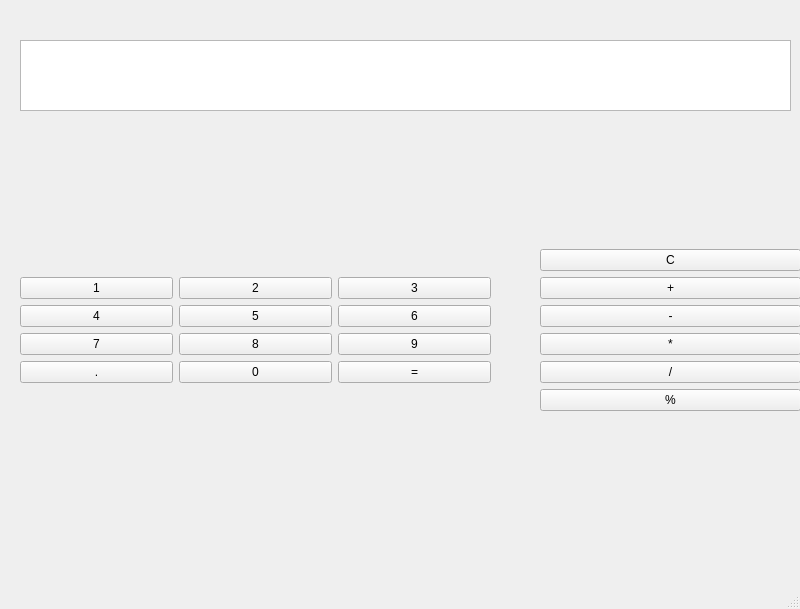
<?xml version="1.0" encoding="UTF-8"?>
<ui version="4.0">
 <class>MainWindow</class>
 <widget class="QMainWindow" name="MainWindow">
  <property name="geometry">
   <rect>
    <x>0</x>
    <y>0</y>
    <width>800</width>
    <height>609</height>
   </rect>
  </property>
  <property name="windowTitle">
   <string>MainWindow</string>
  </property>
  <widget class="QWidget" name="centralwidget">
   <widget class="QTextEdit" name="textEdit">
    <property name="geometry">
     <rect>
      <x>20</x>
      <y>40</y>
      <width>771</width>
      <height>71</height>
     </rect>
    </property>
   </widget>
   <widget class="QWidget" name="widget" native="true">
    <property name="geometry">
     <rect>
      <x>20</x>
      <y>130</y>
      <width>471</width>
      <height>401</height>
     </rect>
    </property>
    <layout class="QGridLayout" name="gridLayout_2">
     <item row="0" column="0">
      <layout class="QGridLayout" name="gridLayout">
       <item row="0" column="0">
        <widget class="QPushButton" name="pushButton">
         <property name="text">
          <string>1</string>
         </property>
        </widget>
       </item>
       <item row="2" column="0">
        <widget class="QPushButton" name="pushButton_7">
         <property name="text">
          <string>7</string>
         </property>
        </widget>
       </item>
       <item row="0" column="2">
        <widget class="QPushButton" name="pushButton_3">
         <property name="text">
          <string>3</string>
         </property>
        </widget>
       </item>
       <item row="2" column="2">
        <widget class="QPushButton" name="pushButton_9">
         <property name="text">
          <string>9</string>
         </property>
        </widget>
       </item>
       <item row="1" column="1">
        <widget class="QPushButton" name="pushButton_5">
         <property name="text">
          <string>5</string>
         </property>
        </widget>
       </item>
       <item row="1" column="0">
        <widget class="QPushButton" name="pushButton_4">
         <property name="text">
          <string>4</string>
         </property>
        </widget>
       </item>
       <item row="2" column="1">
        <widget class="QPushButton" name="pushButton_8">
         <property name="text">
          <string>8</string>
         </property>
        </widget>
       </item>
       <item row="1" column="2">
        <widget class="QPushButton" name="pushButton_6">
         <property name="text">
          <string>6</string>
         </property>
        </widget>
       </item>
       <item row="0" column="1">
        <widget class="QPushButton" name="pushButton_2">
         <property name="text">
          <string>2</string>
         </property>
        </widget>
       </item>
       <item row="3" column="0">
        <widget class="QPushButton" name="pushButton_10">
         <property name="text">
          <string>.</string>
         </property>
        </widget>
       </item>
       <item row="3" column="1">
        <widget class="QPushButton" name="pushButton_0">
         <property name="text">
          <string>0</string>
         </property>
        </widget>
       </item>
       <item row="3" column="2">
        <widget class="QPushButton" name="pushButton_12">
         <property name="text">
          <string>=</string>
         </property>
        </widget>
       </item>
      </layout>
     </item>
    </layout>
   </widget>
   <widget class="QWidget" name="widget_2" native="true">
    <property name="geometry">
     <rect>
      <x>540</x>
      <y>130</y>
      <width>261</width>
      <height>401</height>
     </rect>
    </property>
    <layout class="QGridLayout" name="gridLayout_3">
     <item row="0" column="0">
      <layout class="QVBoxLayout" name="verticalLayout">
       <property name="leftMargin">
        <number>0</number>
       </property>
       <item>
        <widget class="QPushButton" name="pushButton_13">
         <property name="text">
          <string>C</string>
         </property>
        </widget>
       </item>
       <item>
        <widget class="QPushButton" name="pushButton_11">
         <property name="text">
          <string>+</string>
         </property>
        </widget>
       </item>
       <item>
        <widget class="QPushButton" name="pushButton_14">
         <property name="text">
          <string>-</string>
         </property>
        </widget>
       </item>
       <item>
        <widget class="QPushButton" name="pushButton_15">
         <property name="text">
          <string>*</string>
         </property>
        </widget>
       </item>
       <item>
        <widget class="QPushButton" name="pushButton_16">
         <property name="text">
          <string>/</string>
         </property>
        </widget>
       </item>
       <item>
        <widget class="QPushButton" name="pushButton_17">
         <property name="text">
          <string>%</string>
         </property>
        </widget>
       </item>
      </layout>
     </item>
    </layout>
   </widget>
  </widget>
  <widget class="QMenuBar" name="menubar">
   <property name="geometry">
    <rect>
     <x>0</x>
     <y>0</y>
     <width>800</width>
     <height>20</height>
    </rect>
   </property>
  </widget>
  <widget class="QStatusBar" name="statusbar"/>
 </widget>
 <resources/>
 <connections/>
</ui>
